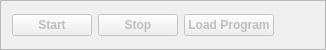
            <widget class="QFrame" name="btn_frame">
             <property name="maximumSize">
              <size>
               <width>10000</width>
               <height>50</height>
              </size>
             </property>
             <property name="frameShape">
              <enum>QFrame::Shape::StyledPanel</enum>
             </property>
             <property name="frameShadow">
              <enum>QFrame::Shadow::Raised</enum>
             </property>
             <layout class="QHBoxLayout" name="horizontalLayout_3">
              <item>
               <widget class="QPushButton" name="btn_start">
                <property name="enabled">
                 <bool>false</bool>
                </property>
                <property name="font">
                 <font>
                  <pointsize>9</pointsize>
                  <bold>true</bold>
                 </font>
                </property>
                <property name="text">
                 <string>Start</string>
                </property>
               </widget>
              </item>
              <item>
               <widget class="QPushButton" name="btn_stop">
                <property name="enabled">
                 <bool>false</bool>
                </property>
                <property name="font">
                 <font>
                  <pointsize>9</pointsize>
                  <bold>true</bold>
                 </font>
                </property>
                <property name="text">
                 <string>Stop</string>
                </property>
               </widget>
              </item>
              <item>
               <widget class="QPushButton" name="btn_load_prog_btn">
                <property name="enabled">
                 <bool>false</bool>
                </property>
                <property name="font">
                 <font>
                  <pointsize>9</pointsize>
                  <bold>true</bold>
                 </font>
                </property>
                <property name="text">
                 <string>Load Program</string>
                </property>
               </widget>
              </item>
              <item>
               <spacer name="btn_horizontalSpacer">
                <property name="orientation">
                 <enum>Qt::Orientation::Horizontal</enum>
                </property>
                <property name="sizeHint" stdset="0">
                 <size>
                  <width>40</width>
                  <height>20</height>
                 </size>
                </property>
               </spacer>
              </item>
             </layout>
            </widget>
